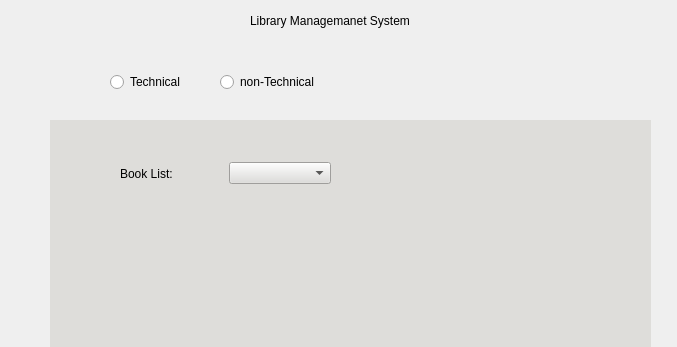
<?xml version="1.0" encoding="UTF-8"?>
<ui version="4.0">
 <class>stack</class>
 <widget class="QDialog" name="stack">
  <property name="geometry">
   <rect>
    <x>0</x>
    <y>0</y>
    <width>677</width>
    <height>347</height>
   </rect>
  </property>
  <property name="windowTitle">
   <string>Dialog</string>
  </property>
  <widget class="QLabel" name="label_3">
   <property name="geometry">
    <rect>
     <x>250</x>
     <y>10</y>
     <width>211</width>
     <height>21</height>
    </rect>
   </property>
   <property name="text">
    <string>Library Managemanet System</string>
   </property>
  </widget>
  <widget class="QWidget" name="layoutWidget_2">
   <property name="geometry">
    <rect>
     <x>110</x>
     <y>70</y>
     <width>214</width>
     <height>25</height>
    </rect>
   </property>
   <layout class="QHBoxLayout" name="horizontalLayout_3">
    <item>
     <widget class="QRadioButton" name="radioButtonTech">
      <property name="text">
       <string>Technical</string>
      </property>
     </widget>
    </item>
    <item>
     <widget class="QRadioButton" name="radioButtonNonTech">
      <property name="text">
       <string>non-Technical</string>
      </property>
     </widget>
    </item>
   </layout>
  </widget>
  <widget class="QStackedWidget" name="stackedWidget">
   <property name="geometry">
    <rect>
     <x>50</x>
     <y>120</y>
     <width>601</width>
     <height>271</height>
    </rect>
   </property>
   <property name="styleSheet">
    <string notr="true">background-color: rgb(222, 221, 218);</string>
   </property>
   <property name="currentIndex">
    <number>1</number>
   </property>
   <widget class="QWidget" name="page">
    <widget class="QWidget" name="layoutWidget">
     <property name="geometry">
      <rect>
       <x>70</x>
       <y>40</y>
       <width>211</width>
       <height>27</height>
      </rect>
     </property>
     <layout class="QHBoxLayout" name="horizontalLayout">
      <item>
       <widget class="QLabel" name="label">
        <property name="text">
         <string>Book List:</string>
        </property>
       </widget>
      </item>
      <item>
       <widget class="QComboBox" name="comboBox"/>
      </item>
     </layout>
    </widget>
   </widget>
   <widget class="QWidget" name="page_2">
    <widget class="QWidget" name="layoutWidget_3">
     <property name="geometry">
      <rect>
       <x>70</x>
       <y>40</y>
       <width>211</width>
       <height>27</height>
      </rect>
     </property>
     <layout class="QHBoxLayout" name="horizontalLayout_2">
      <item>
       <widget class="QLabel" name="label_2">
        <property name="text">
         <string>Book List:</string>
        </property>
       </widget>
      </item>
      <item>
       <widget class="QComboBox" name="comboBox_2"/>
      </item>
     </layout>
    </widget>
   </widget>
  </widget>
 </widget>
 <resources/>
 <connections/>
</ui>
